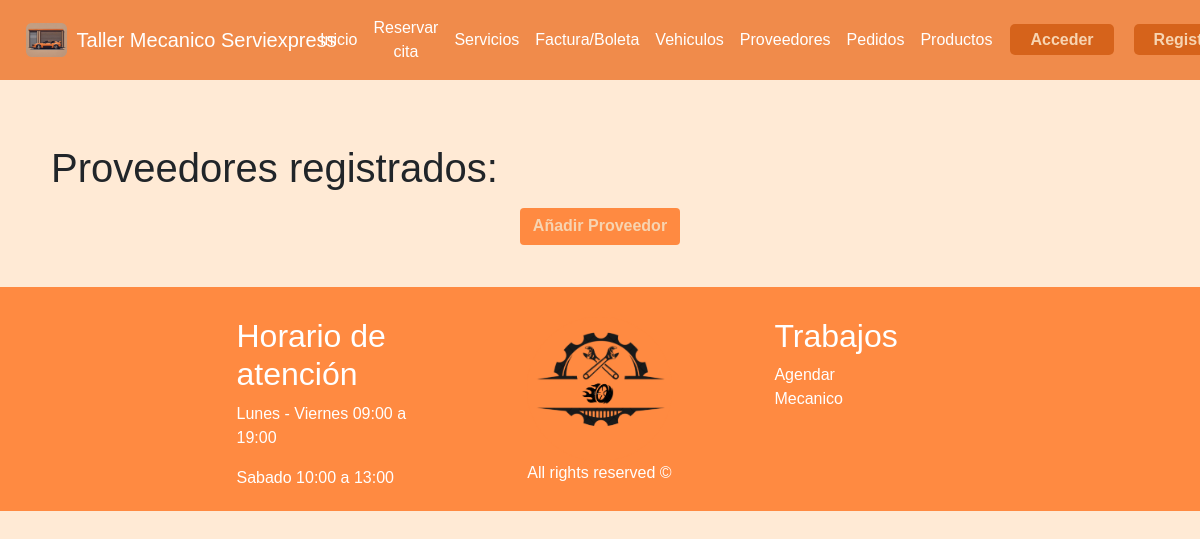
The app's page /proveedores, older data.
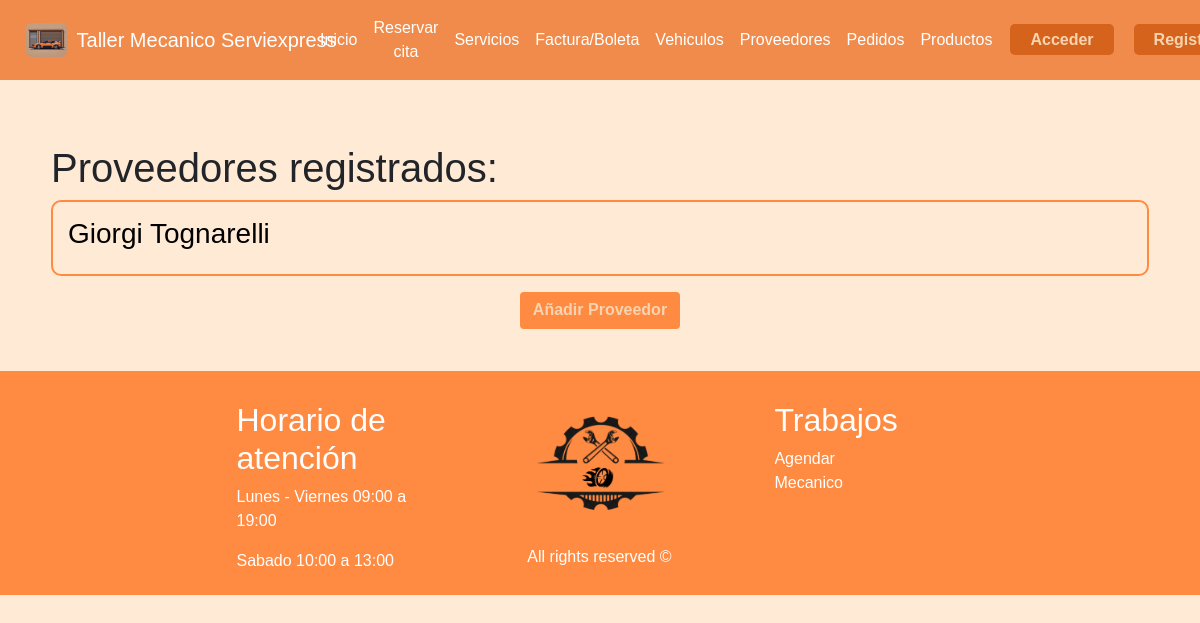
The same page, newer data.
### taller/models.py (models this page shows, shortened)
class Proveedor(models.Model):
    id_prov = models.AutoField(primary_key=True)
    pnom_prov = models.CharField(max_length=20)
    snom_prov = models.CharField(max_length=20)
    appaterno_prov = models.CharField(max_length=20)
    apmaterno_prov = models.CharField(max_length=20)
    rubro = models.CharField(max_length=40)
    correo_prov = models.CharField(max_length=60)
    telefono_prov = models.IntegerField()

### taller/views.py (the view)
# urls.py: path('proveedores', views.proveedores, name='proveedores'),
def proveedores(request):
    cliente = Cliente.objects.filter(rut_cli=request.user.username).first()
    empleado = Empleado.objects.filter(rut_emp=request.user.username).first()
    rol = ""
    if cliente:
        rol = "Cliente"
    else:
        rol = "Empleado"
    proveedores = Proveedor.objects.all()
    return render(
        request,
        "proveedores.html",
        {"proveedores": proveedores, "cliente": cliente, "empleado": empleado},
    )

### taller/templates/proveedores.html
{% extends 'hnf.html' %}
{% load static %}
{% block content %}
<head>
  <link rel="stylesheet" href="{% static 'css/crud.css' %}" />
</head>
<div class="container">
  <h1> Proveedores registrados: </h1>
  <ul style="list-style: none;">
    {% for proveedor in proveedores %}
    <li id="listar">
      <a href="{% url 'update_proveedor' proveedor.id_prov %}">
        <h3>{{ proveedor.pnom_prov }} {{ proveedor.appaterno_prov }}</h3>
      </a>
    </li>
    {% endfor %}
  </ul>
  <ul class="buttons">
    <li>
      <a class="btn" href="/create/proveedor"><b>Añadir Proveedor</b></a>
    </li>
  </ul>
</div>
{% endblock %}

Row changes from the older to the newer data that the page shows:
added Proveedor: pnom_prov "Giorgi", appaterno_prov "Tognarelli"
